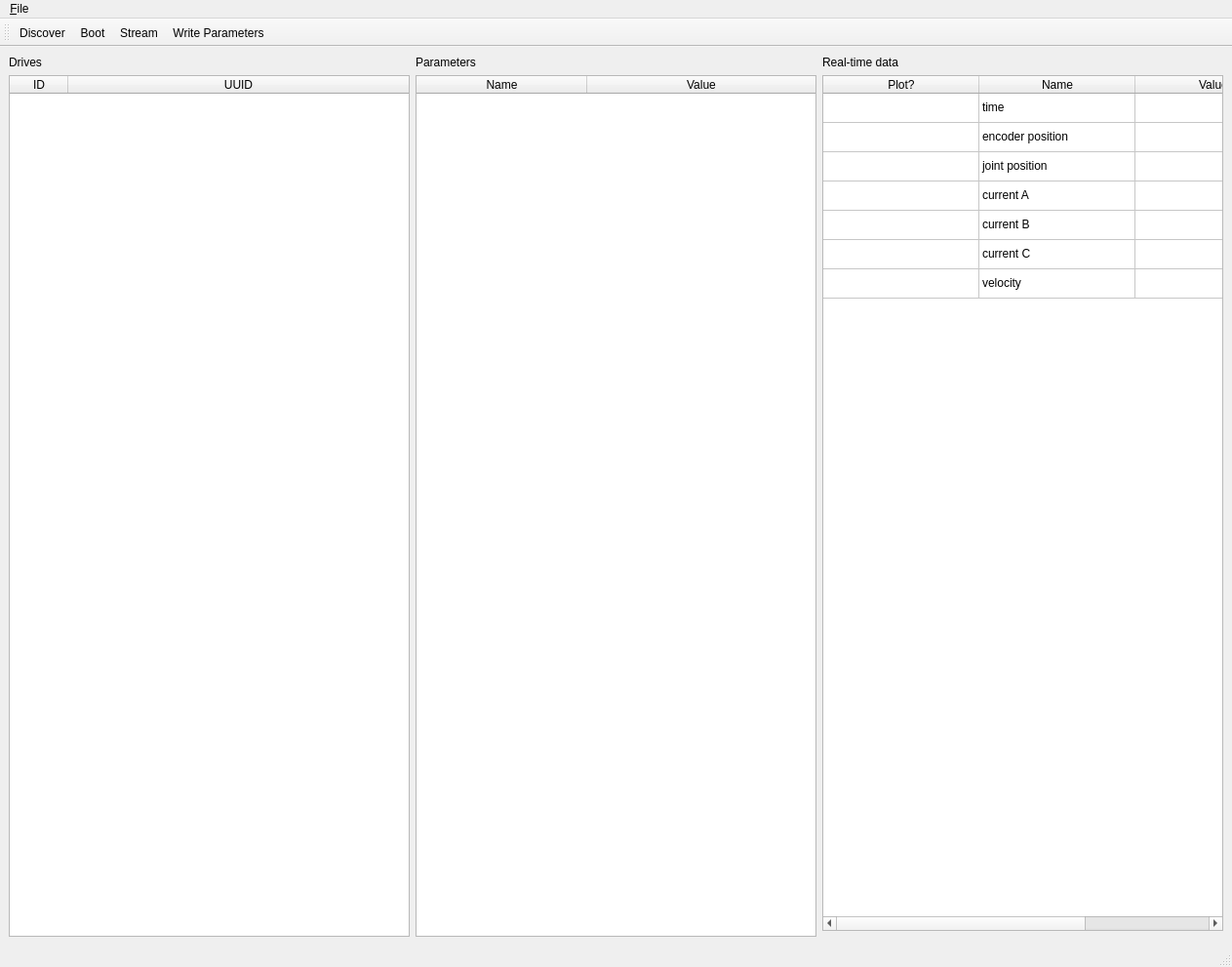
<?xml version="1.0" encoding="UTF-8"?>
<ui version="4.0">
 <class>MainWindow</class>
 <widget class="QMainWindow" name="MainWindow">
  <property name="geometry">
   <rect>
    <x>0</x>
    <y>0</y>
    <width>1263</width>
    <height>991</height>
   </rect>
  </property>
  <property name="windowTitle">
   <string>MainWindow</string>
  </property>
  <widget class="QWidget" name="centralwidget">
   <layout class="QHBoxLayout" name="horizontalLayout">
    <item>
     <layout class="QGridLayout" name="gridLayout">
      <item row="0" column="0">
       <widget class="QLabel" name="drive_label">
        <property name="text">
         <string>Drives</string>
        </property>
       </widget>
      </item>
      <item row="0" column="1">
       <widget class="QLabel" name="param_label">
        <property name="text">
         <string>Parameters</string>
        </property>
       </widget>
      </item>
      <item row="1" column="0">
       <widget class="QTableWidget" name="drive_table">
        <property name="columnCount">
         <number>2</number>
        </property>
        <attribute name="horizontalHeaderVisible">
         <bool>true</bool>
        </attribute>
        <attribute name="horizontalHeaderDefaultSectionSize">
         <number>60</number>
        </attribute>
        <attribute name="horizontalHeaderMinimumSectionSize">
         <number>20</number>
        </attribute>
        <attribute name="horizontalHeaderStretchLastSection">
         <bool>true</bool>
        </attribute>
        <attribute name="verticalHeaderVisible">
         <bool>false</bool>
        </attribute>
        <column>
         <property name="text">
          <string>ID</string>
         </property>
        </column>
        <column>
         <property name="text">
          <string>UUID</string>
         </property>
        </column>
       </widget>
      </item>
      <item row="1" column="1">
       <widget class="QTableWidget" name="param_table">
        <property name="enabled">
         <bool>true</bool>
        </property>
        <property name="columnCount">
         <number>2</number>
        </property>
        <attribute name="horizontalHeaderVisible">
         <bool>true</bool>
        </attribute>
        <attribute name="horizontalHeaderDefaultSectionSize">
         <number>175</number>
        </attribute>
        <attribute name="horizontalHeaderStretchLastSection">
         <bool>true</bool>
        </attribute>
        <attribute name="verticalHeaderVisible">
         <bool>false</bool>
        </attribute>
        <column>
         <property name="text">
          <string>Name</string>
         </property>
        </column>
        <column>
         <property name="text">
          <string>Value</string>
         </property>
        </column>
       </widget>
      </item>
      <item row="0" column="2">
       <widget class="QLabel" name="label">
        <property name="text">
         <string>Real-time data</string>
        </property>
       </widget>
      </item>
      <item row="1" column="2">
       <layout class="QVBoxLayout" name="verticalLayout">
        <item>
         <widget class="QTableWidget" name="data_table">
          <property name="rowCount">
           <number>7</number>
          </property>
          <property name="columnCount">
           <number>3</number>
          </property>
          <attribute name="horizontalHeaderVisible">
           <bool>true</bool>
          </attribute>
          <attribute name="horizontalHeaderDefaultSectionSize">
           <number>160</number>
          </attribute>
          <attribute name="horizontalHeaderMinimumSectionSize">
           <number>58</number>
          </attribute>
          <attribute name="horizontalHeaderStretchLastSection">
           <bool>true</bool>
          </attribute>
          <attribute name="verticalHeaderVisible">
           <bool>false</bool>
          </attribute>
          <row/>
          <row/>
          <row/>
          <row/>
          <row/>
          <row/>
          <row/>
          <column>
           <property name="text">
            <string>Plot?</string>
           </property>
          </column>
          <column>
           <property name="text">
            <string>Name</string>
           </property>
          </column>
          <column>
           <property name="text">
            <string>Value</string>
           </property>
          </column>
          <item row="0" column="1">
           <property name="text">
            <string>time</string>
           </property>
          </item>
          <item row="1" column="1">
           <property name="text">
            <string>encoder position</string>
           </property>
          </item>
          <item row="2" column="1">
           <property name="text">
            <string>joint position</string>
           </property>
          </item>
          <item row="3" column="1">
           <property name="text">
            <string>current A</string>
           </property>
          </item>
          <item row="4" column="1">
           <property name="text">
            <string>current B</string>
           </property>
          </item>
          <item row="5" column="1">
           <property name="text">
            <string>current C</string>
           </property>
          </item>
          <item row="6" column="1">
           <property name="text">
            <string>velocity</string>
           </property>
          </item>
         </widget>
        </item>
        <item>
         <widget class="QwtPlot" name="data_plot">
          <property name="canvasBackground">
           <brush brushstyle="SolidPattern">
            <color alpha="255">
             <red>255</red>
             <green>255</green>
             <blue>255</blue>
            </color>
           </brush>
          </property>
          <property name="autoReplot">
           <bool>false</bool>
          </property>
         </widget>
        </item>
       </layout>
      </item>
     </layout>
    </item>
   </layout>
  </widget>
  <widget class="QMenuBar" name="menubar">
   <property name="geometry">
    <rect>
     <x>0</x>
     <y>0</y>
     <width>1263</width>
     <height>32</height>
    </rect>
   </property>
   <widget class="QMenu" name="menu">
    <property name="title">
     <string>&amp;File</string>
    </property>
    <addaction name="actionQuit"/>
   </widget>
   <addaction name="menu"/>
  </widget>
  <widget class="QStatusBar" name="statusbar"/>
  <widget class="QToolBar" name="toolbar">
   <property name="windowTitle">
    <string>toolBar</string>
   </property>
   <attribute name="toolBarArea">
    <enum>TopToolBarArea</enum>
   </attribute>
   <attribute name="toolBarBreak">
    <bool>false</bool>
   </attribute>
   <addaction name="actionDiscover"/>
   <addaction name="actionBoot"/>
   <addaction name="actionStream"/>
   <addaction name="actionWriteParameters"/>
  </widget>
  <action name="actionQuit">
   <property name="text">
    <string>&amp;Quit</string>
   </property>
   <property name="shortcut">
    <string>Ctrl+Q</string>
   </property>
   <property name="shortcutContext">
    <enum>Qt::ApplicationShortcut</enum>
   </property>
  </action>
  <action name="actionDiscover">
   <property name="text">
    <string>Discover</string>
   </property>
   <property name="toolTip">
    <string>Discover drives</string>
   </property>
   <property name="shortcut">
    <string>Ctrl+D</string>
   </property>
  </action>
  <action name="actionStream">
   <property name="checkable">
    <bool>true</bool>
   </property>
   <property name="text">
    <string>Stream</string>
   </property>
   <property name="toolTip">
    <string>Stream</string>
   </property>
   <property name="shortcut">
    <string>Ctrl+S</string>
   </property>
  </action>
  <action name="actionWriteParameters">
   <property name="text">
    <string>Write Parameters</string>
   </property>
  </action>
  <action name="actionBoot">
   <property name="text">
    <string>Boot</string>
   </property>
   <property name="toolTip">
    <string>Boot all drives</string>
   </property>
   <property name="shortcut">
    <string>Ctrl+B</string>
   </property>
  </action>
 </widget>
 <customwidgets>
  <customwidget>
   <class>QwtPlot</class>
   <extends>QFrame</extends>
   <header>qwt_plot.h</header>
  </customwidget>
 </customwidgets>
 <resources/>
 <connections/>
</ui>
